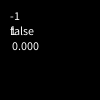
Frame 1 (no input)
Frame 60 (the mouse pressed at the canvas centre just before this capture): identical to frame 1, image omitted
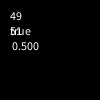
Frame 120 (the mouse held since frame 60 and released just before this capture)

The Processing sketch that drew these frames (run headless with seeded random() and noise(); from frame 60 on, the mouse is pressed at the canvas centre):

// Processing sketch: test_review
// ── test_review.pde
void setup() {

}

void draw() {
  background(0);
  text(minusOne(mouseX),10,20);
  text(numCounter(mouseX),10,35);
  text(str(isPositive(mouseX)),10,35);
  text(converToPercent(mouseX),10,50);
  
}

int minusOne(int n) {
  n-=1;
  return n;
}
int numCounter(int n) {
  n++;
  return n;
}
boolean isPositive(int n) {
 if (n>0) {
   return true;
 } else {
   return false;
 }
}

float converToPercent (int n) {
  float num = n*0.01;
  return num;
}
